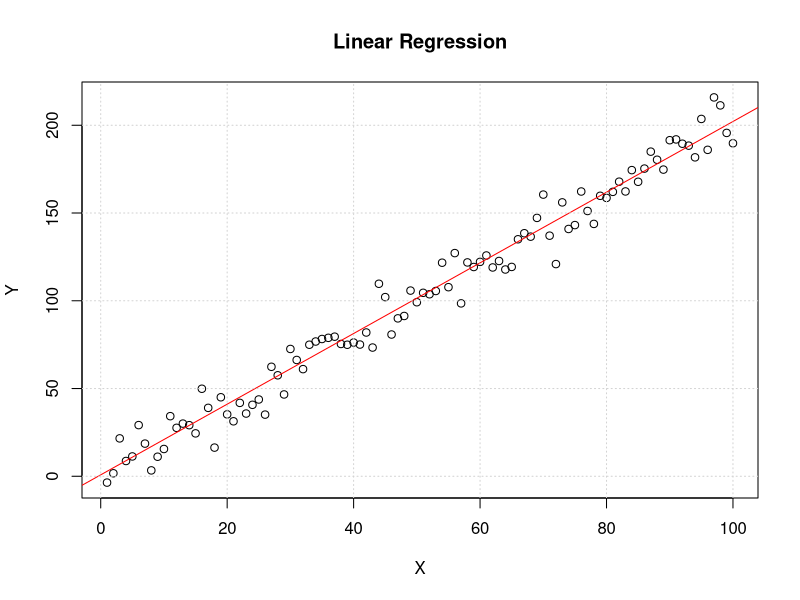
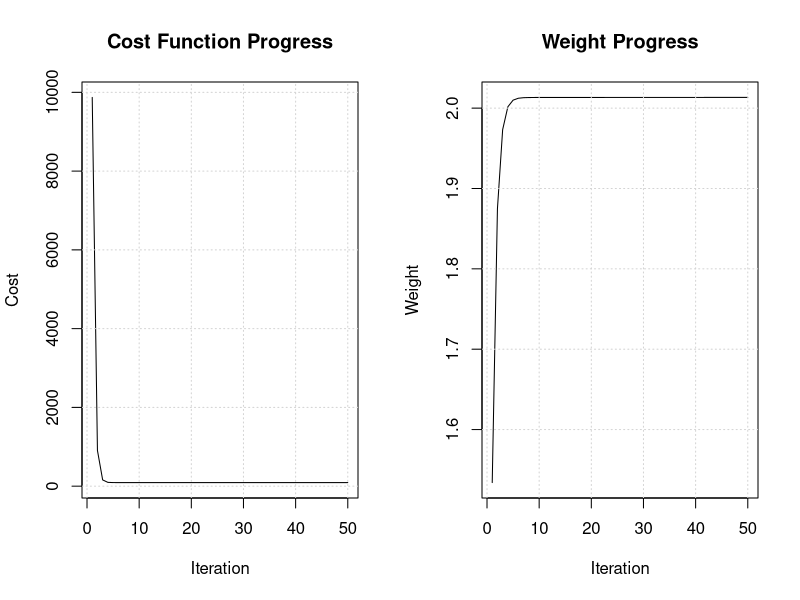

R code for these plots, in order:
# 1. Creating Synthetic Data
set.seed(123)
X <- 1:100
Y <- 2 * X + rnorm(100, mean = 0, sd = 10)

# 2. Spliting the Data into Training and Testing Sets
# 80% for training, 20% for testing
split_ratio <- 0.8  
num_samples <- length(X)
num_train <- round(num_samples * split_ratio)
train_indices <- sample(1:num_samples, num_train)
X_train <- X[train_indices]
Y_train <- Y[train_indices]
X_test <- X[-train_indices]
Y_test <- Y[-train_indices]

# 3. Building Linear Regression Model 
linear_regression <- function(X, Y, learning_rate = 0.0001, num_iterations = 50) {
  N <- length(X)
  # Initialising the weight and bias
  w <- runif(1) 
  b <- runif(1)  
  # Store costs over iterations
  costs <- numeric(num_iterations)  
  # Store weights over iterations
  weights <- numeric(num_iterations)  
  # Store biases over iterations
  biases <- numeric(num_iterations) 
  
  for (i in 1:num_iterations) {
    # Predictions
    Y_pred <- w * X + b
    
    # Gradients
    dw <- (2/N) * sum((Y_pred - Y) * X)
    db <- (2/N) * sum(Y_pred - Y)
    
    # Update parameters
    w <- w - learning_rate * dw
    b <- b - learning_rate * db
    
    # Cost, weights, and biases
    costs[i] <- mean((Y_pred - Y)^2)
    weights[i] <- w
    biases[i] <- b
  }
  
  return(list("weight" = w, "bias" = b, "costs" = costs, "weights" = weights, "biases" = biases))
}


# 4. R-squared (R2)
calculate_r_squared <- function(actual, predicted) {
  ss_total <- sum((actual - mean(actual))^2)
  ss_residual <- sum((actual - predicted)^2)
  r_squared <- 1 - (ss_residual / ss_total)
  return(r_squared)
}

# 5. Root Mean Squared Error (RMSE)
calculate_rmse <- function(actual, predicted) {
  rmse <- sqrt(mean((actual - predicted)^2))
  return(rmse)
}

# 6. Mean Squared Error (MSE)
calculate_mse <- function(actual, predicted) {
  mse <- mean((actual - predicted)^2)
  return(mse)
}

# 7. Training the Linear Regression Model
model <- linear_regression(X_train, Y_train)

# 8. Model Parameters
cat("Final Parameters - Weight:", model$weight, "Bias:", model$bias, "\n")

# 9. Evaluating the Model on the Testing Set
Y_pred_test <- model$weight * X_test + model$bias

# 10. R-squared on Testing Set
r_squared_test <- calculate_r_squared(Y_test, Y_pred_test)
cat("R-squared on Testing Set (R2):", r_squared_test, "\n")

# 11. RMSE on Testing Set
rmse_test <- calculate_rmse(Y_test, Y_pred_test)
cat("Root Mean Squared Error on Testing Set (RMSE):", rmse_test, "\n")

# 12. MSE on Testing Set
mse_test <- calculate_mse(Y_test, Y_pred_test)
cat("Mean Squared Error on Testing Set (MSE):", mse_test, "\n")

# 13. Best-fit line, and add metrics to the plot
plot(X, Y, main = "Linear Regression", xlab = "X", ylab = "Y")
abline(a = model$bias, b = model$weight, col = "red")
grid()

# 14. Cost Function over Iterations
par(mfrow = c(1, 2))  # Create a 1x2 plot grid
plot(1:length(model$costs), model$costs, type = "l", xlab = "Iteration", ylab = "Cost", 
     main = "Cost Function Progress")
grid()
# Plot the Changes in Weights and Biases over Iterations
plot(1:length(model$weights), model$weights, type = "l", xlab = "Iteration", ylab = "Weight", 
     main = "Weight Progress")
lines(1:length(model$biases), model$biases, col = "red")
grid()

